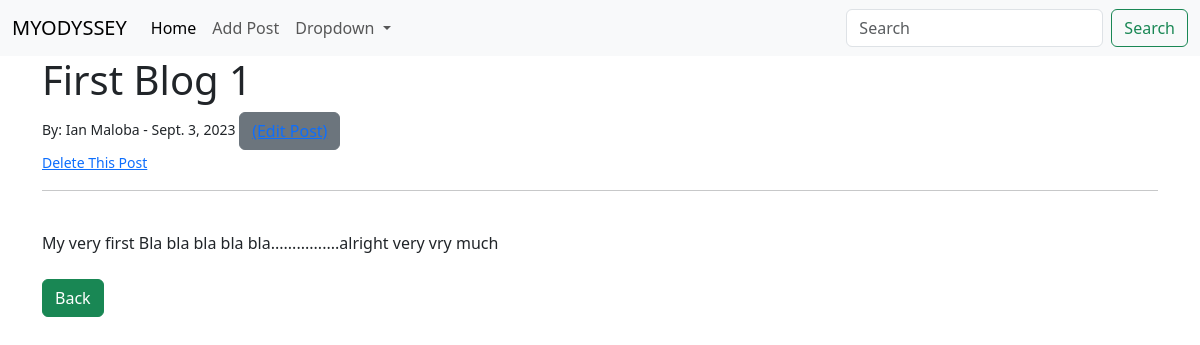
The app's page /article/1 with its own data.
### blog/models.py (models this page shows, shortened)
class Post(models.Model):
    title = models.CharField(max_length=255)
    author = models.ForeignKey(User, on_delete=models.CASCADE)
    body = models.TextField()
    post_date = models.DateField(auto_now_add=True)

### blog/views.py (the view)
# urls.py: path('article/<int:pk>', ArticleDetailView.as_view(), name="article-detail"),
class ArticleDetailView(DetailView):
    model = Post
    template_name  = "article_detail.html"

### blog/templates/article_detail.html (shortened to what this page needs)
{% extends 'base.html' %}
{% block content %}
<h1>{{ post.title }}</h1>
<small>By: {{ post.author.first_name }} {{ post.author.last_name }} - {{ post.post_date }}
    <button class="btn btn-secondary"><a href="{% url 'update_post' post.pk %}">(Edit Post)</a></button>
</small>
<br>
<small><a href="{% url 'delete_post' post.pk %}">Delete This Post</a></small>
<hr>
<br>
{{ post.body }}
<br><br>
<a href="{% url 'home' %}" class="btn btn-success">Back</a>
{% endblock %}

### records on screen
Post: title "First Blog 1", author.first_name "Ian", author.last_name "Maloba", post_date "Sept. 3, 2023", body "My very first Bla bla bla bla bla................alright very vry much"
